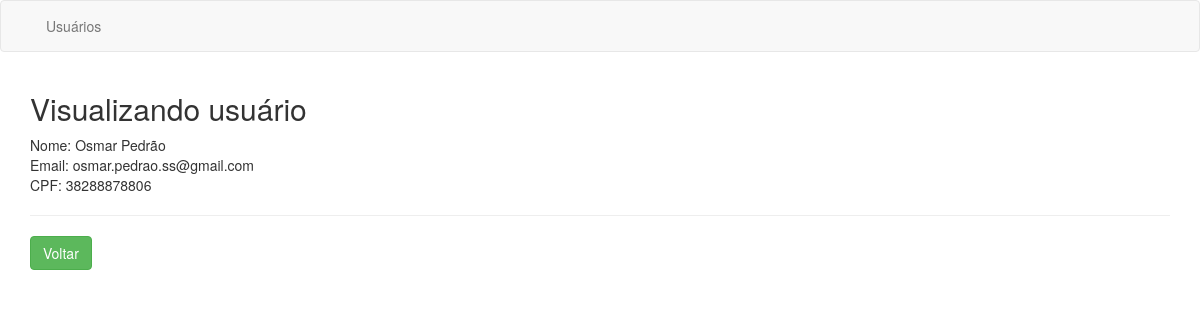
/usuario/1, run on the app's committed database.
### tables this page shows
CREATE TABLE `usuario` (
  `id` int(11) NOT NULL AUTO_INCREMENT,
  `dtmCadastro` datetime DEFAULT CURRENT_TIMESTAMP,
  `strNome` varchar(255) DEFAULT NULL,
  `strEmail` varchar(255) DEFAULT NULL,
  `strCpf` varchar(14) DEFAULT NULL,
  PRIMARY KEY (`id`)
);

### application/controllers/Usuario.php (called while the page is built, shortened)
<?php
class Usuario extends CI_Controller
{
    public function __construct()
    {
        $this->load->model('usuario_model');
    }
    public function visualizar($id)
    {
        $usuario = $this->usuario_model->carregar($id);
        $this->load->view('template/header');
        $this->load->view('usuario/visualizar', ['usuario' =>$usuario]);
        $this->load->view('template/footer');
    }
}

### index.php (called while the page is built, shortened)
<?php
require_once BASEPATH.'core/CodeIgniter.php';

### application/models/Usuario_model.php (called while the page is built, shortened)
<?php
class Usuario_model extends CI_Model
{
    private $table_name = 'usuario';
    public function carregar($id = null)
    {
        if($id === null){
            $query = $this->db->get($this->table_name);
            return $query->result();
        }else{
            $query = $this->db->get_where($this->table_name,['id' => $id]);
            return $query->first_row();
        }
    }
}

### application/views/usuario/visualizar.php (the view)
<h2>Visualizando usuário</h2>
<div class="row">
    <div class="col-md-6">
        Nome: <?php echo $usuario->strNome; ?><br>
        Email: <?php echo $usuario->strEmail; ?><br>
        CPF: <?php echo $usuario->strCpf; ?>
    </div>
</div>
<hr>
<a href="/teste/usuario" class="btn btn-success">Voltar</a>

### data on the page
usuario: strNome "Osmar Pedrão", strEmail "osmar.pedrao.ss@gmail.com", strCpf "38288878806"
